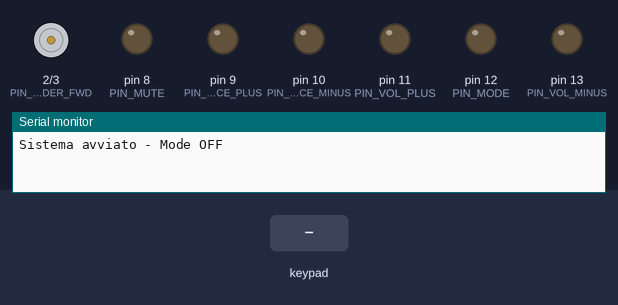
A sketch run on a simulated Arduino Uno, built with avr-gcc and run on an emulated ATmega328P. Parts: motor-driver pin pairs drawn as motors (green arrow = first pin HIGH = forward, orange = second pin HIGH = backward, longer = more drive), output pins drawn as LEDs (lit = HIGH), the last lines printed to the serial monitor. The inputs (shaded band) are chosen by the test bench.

Above: at 1.2 s.
1.3 s: keypad keys 1 2 3 4 pressed 0.4 s apart
At 1.78 s:
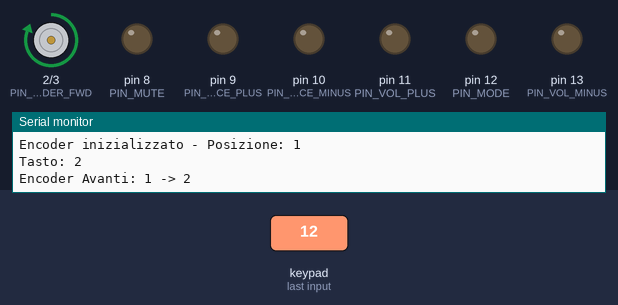
4.4 s: key '2' pressed
At 4.48 s:
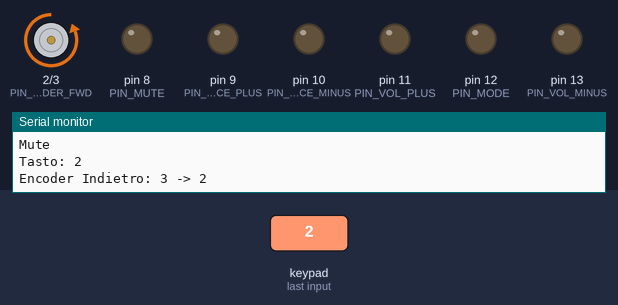
6.0 s: key '5' pressed
At 6.08 s:
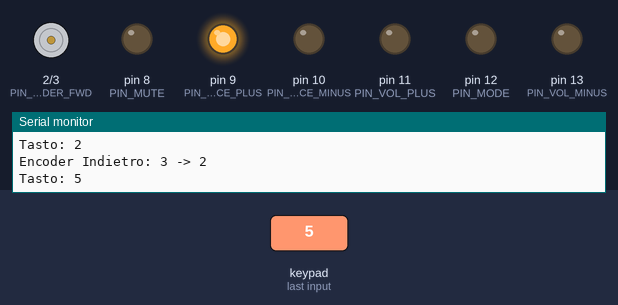
7.6 s: keypad keys 1 3 9 7 pressed 0.4 s apart
At 8.48 s:
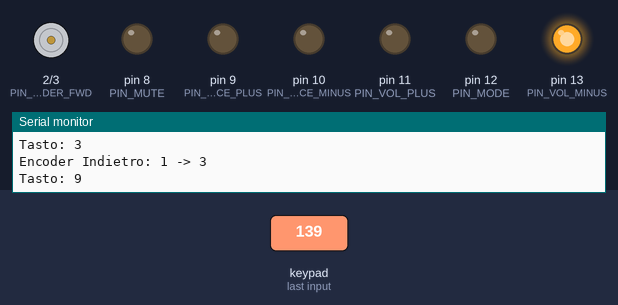
10.7 s: key '8' pressed
At 10.78 s:
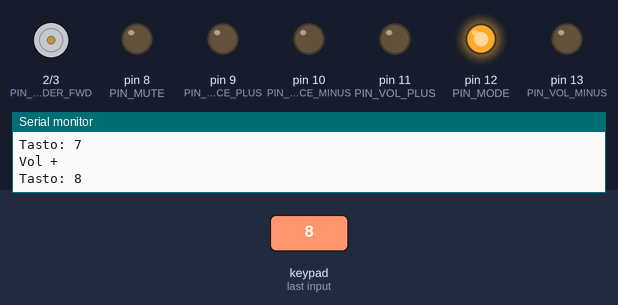
12.3 s: key '6' pressed
At 12.37 s:
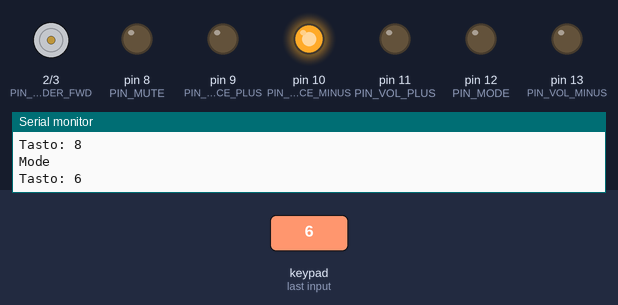
Timing chart, 0 to 14.9 s (numbered marks = the images above; inputs shaded):
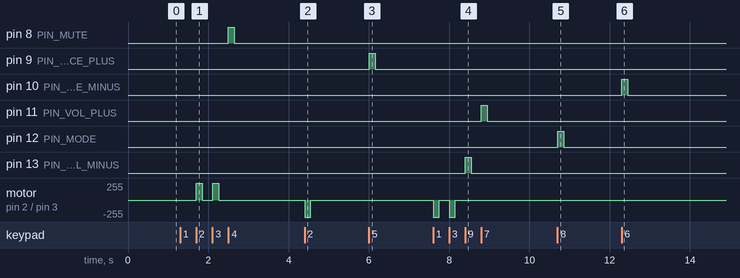

The sketch:

arduino_renault_pioneer.ino
```cpp
#include <Keypad.h>

const byte ROWS = 3;
const byte COLS = 3;

char keys[ROWS][COLS] = {
  {'1', '2', '3'},
  {'4', '5', '6'},
  {'7', '8', '9'}
};

byte rowPins[ROWS] = {A0, A1, A2}; // Row pins: A0=row1, A1=row2, A2=row3
byte colPins[COLS] = {A3, A4, A5}; // Col pins: A3=col1, A4=col2, A5=col3

Keypad keypad = Keypad(makeKeymap(keys), rowPins, colPins, ROWS, COLS);

// Encoder output pins (D2/D3 are free since matrix moved to A0-A5)
#define PIN_ENCODER_FWD  2  // Encoder Forward
#define PIN_ENCODER_BWD  3  // Encoder Backward

// Button output pins
#define PIN_MUTE         8  // Mute       - Tasto 4 (A1+A3)
#define PIN_SOURCE_PLUS  9  // Source +   - Tasto 5 (A1+A4)
#define PIN_SOURCE_MINUS 10 // Source -   - Tasto 6 (A1+A5)
#define PIN_VOL_PLUS     11 // Vol +      - Tasto 7 (A2+A3)
#define PIN_MODE         12 // Mode ON/OFF - Tasto 8 (A2+A4)
#define PIN_VOL_MINUS    13 // Vol -      - Tasto 9 (A2+A5)

// Encoder position tracking
// 0 = not yet initialized
// 1 = Position A (A0+A3, key '1')
// 2 = Position B (A0+A4, key '2')
// 3 = Position C (A0+A5, key '3')
// Forward sequence:  A->B->C->A  (1->2->3->1)
// Backward sequence: A->C->B->A  (1->3->2->1)
int encoderPos = 0;

void setup() {
  Serial.begin(9600);
  pinMode(PIN_ENCODER_FWD, OUTPUT);
  pinMode(PIN_ENCODER_BWD, OUTPUT);
  pinMode(PIN_MUTE, OUTPUT);
  pinMode(PIN_SOURCE_PLUS, OUTPUT);
  pinMode(PIN_SOURCE_MINUS, OUTPUT);
  pinMode(PIN_VOL_PLUS, OUTPUT);
  pinMode(PIN_MODE, OUTPUT);
  pinMode(PIN_VOL_MINUS, OUTPUT);
  Serial.println("Sistema avviato - Mode OFF");
}

void loop() {
  char key = keypad.getKey();
  if (key != NO_KEY) {
    Serial.print("Tasto: ");
    Serial.println(key);

    switch (key) {
      case '1': handleEncoder(1); break; // Encoder pos A (A0+A3)
      case '2': handleEncoder(2); break; // Encoder pos B (A0+A4)
      case '3': handleEncoder(3); break; // Encoder pos C (A0+A5)
      case '4': electronicControl(PIN_MUTE);         Serial.println("Mute");      break;
      case '5': electronicControl(PIN_SOURCE_PLUS);  Serial.println("Source +");  break;
      case '6': electronicControl(PIN_SOURCE_MINUS); Serial.println("Source -");  break;
      case '7': electronicControl(PIN_VOL_PLUS);     Serial.println("Vol +");     break;
      case '8': electronicControl(PIN_MODE);         Serial.println("Mode");      break;
      case '9': electronicControl(PIN_VOL_MINUS);    Serial.println("Vol -");     break;
    }
  }
}

// Returns the next position when rotating forward from pos
// Forward: A(1)->B(2)->C(3)->A(1)
int nextForward(int pos) {
  if (pos == 1) return 2;
  if (pos == 2) return 3;
  return 1; // pos == 3
}

// Returns the next position when rotating backward from pos
// Backward: A(1)->C(3)->B(2)->A(1)
int nextBackward(int pos) {
  if (pos == 1) return 3;
  if (pos == 3) return 2;
  return 1; // pos == 2
}

void handleEncoder(int newPos) {
  if (encoderPos == 0) {
    // First movement: initialize position, no command sent
    encoderPos = newPos;
    Serial.print("Encoder inizializzato - Posizione: ");
    Serial.println(newPos);
  } else if (newPos == nextForward(encoderPos)) {
    // Forward movement detected
    Serial.print("Encoder Avanti: ");
    Serial.print(encoderPos);
    Serial.print(" -> ");
    Serial.println(newPos);
    electronicControl(PIN_ENCODER_FWD);
    encoderPos = newPos;
  } else if (newPos == nextBackward(encoderPos)) {
    // Backward movement detected
    Serial.print("Encoder Indietro: ");
    Serial.print(encoderPos);
    Serial.print(" -> ");
    Serial.println(newPos);
    electronicControl(PIN_ENCODER_BWD);
    encoderPos = newPos;
  } else {
    // Same position re-read or unexpected: just update
    encoderPos = newPos;
  }
}

void electronicControl(int pin) {
  digitalWrite(pin, HIGH);
  delay(150);
  digitalWrite(pin, LOW);
}
```

Measured:
- after the input at 1.3 s, pin 8 (PIN_MUTE): LOW → HIGH after 1.2 s, → LOW 0.15 s later; motor on pin 2 (PIN_ENCODER_FWD) / pin 3 (PIN_ENCODER_BWD): alternates forward 255/255 for 0.15 s and stopped for 0.25 s, 4 changes in all, then stays stopped, starting after 0.41 s
- after the input at 4.4 s, motor on pin 2 (PIN_ENCODER_FWD) / pin 3 (PIN_ENCODER_BWD): stopped → backward 255/255 at once, → stopped 0.15 s later
- after the input at 6.0 s, pin 9 (PIN_SOURCE_PLUS): LOW → HIGH at once, → LOW 0.15 s later
- after the input at 7.6 s, pin 11 (PIN_VOL_PLUS): LOW → HIGH after 1.2 s, → LOW 0.15 s later; pin 13 (PIN_VOL_MINUS): LOW → HIGH after 0.81 s, → LOW 0.15 s later; motor on pin 2 (PIN_ENCODER_FWD) / pin 3 (PIN_ENCODER_BWD): alternates backward 255/255 for 0.15 s and stopped for 0.25 s, 4 changes in all, then stays stopped, starting at once
- after the input at 10.7 s, pin 12 (PIN_MODE): LOW → HIGH at once, → LOW 0.15 s later
- after the input at 12.3 s, pin 10 (PIN_SOURCE_MINUS): LOW → HIGH at once, → LOW 0.15 s later
